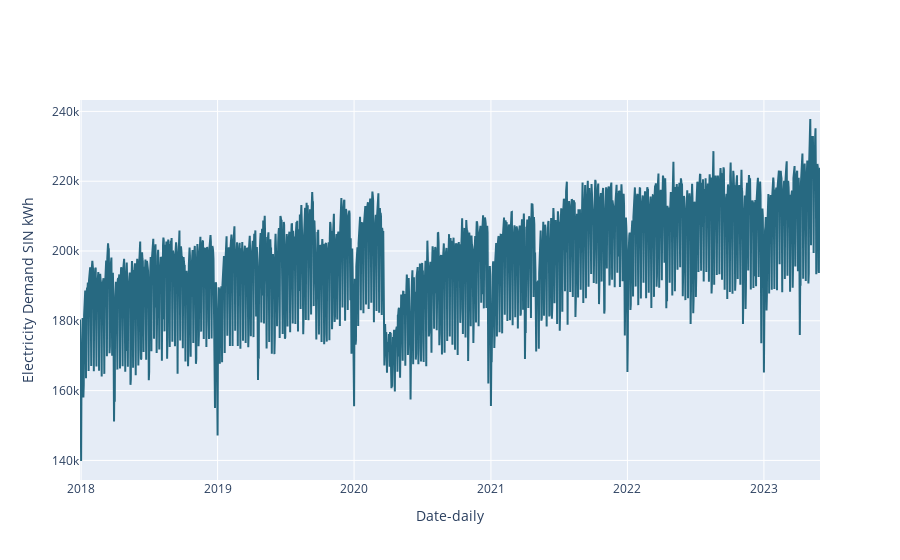

Notebook source saved alongside this figure:
### Code cell
#Gráfica de Demanda SIN Nueva...................................

trace1 = go.Scatter(
    x=df_regression['FECHA'],
    y=df_regression['Demanda_SIN'],
    #mode='lines+markers',  # Esto agrega marcadores a la línea
    line=dict(shape='linear', color='#276981'), 
    name='Demanda_SIN' 
)
fig = go.Figure(data=[trace1])
fig.update_layout(
    legend=dict(
        title='Series',
        orientation='h',
        yanchor='bottom',
        y=1.02,
        xanchor='right',
        x=1
    )
)
fig.update_xaxes(title='Date-daily')
fig.update_yaxes(title='Electricity Demand SIN kWh')
fig.show()

### Figure 1 — Plotly figure (JSON) as saved in the notebook; plotly's stock layout.template omitted (floating-point values rounded to 4 significant figures; data arrays with more than 128 entries replaced by an {"elided": "..."} marker saying what was removed)
{"data": [{"line": {"color": "#276981", "shape": "linear"}, "name": "Demanda_SIN", "type": "scatter", "x": {"elided": "1979 str values"}, "y": {"elided": "1979 float values"}}], "layout": {"legend": {"orientation": "h", "title": {"text": "Series"}, "x": 1, "xanchor": "right", "y": 1.02, "yanchor": "bottom"}, "xaxis": {"title": {"text": "Date-daily"}}, "yaxis": {"title": {"text": "Electricity Demand SIN kWh"}}}}
